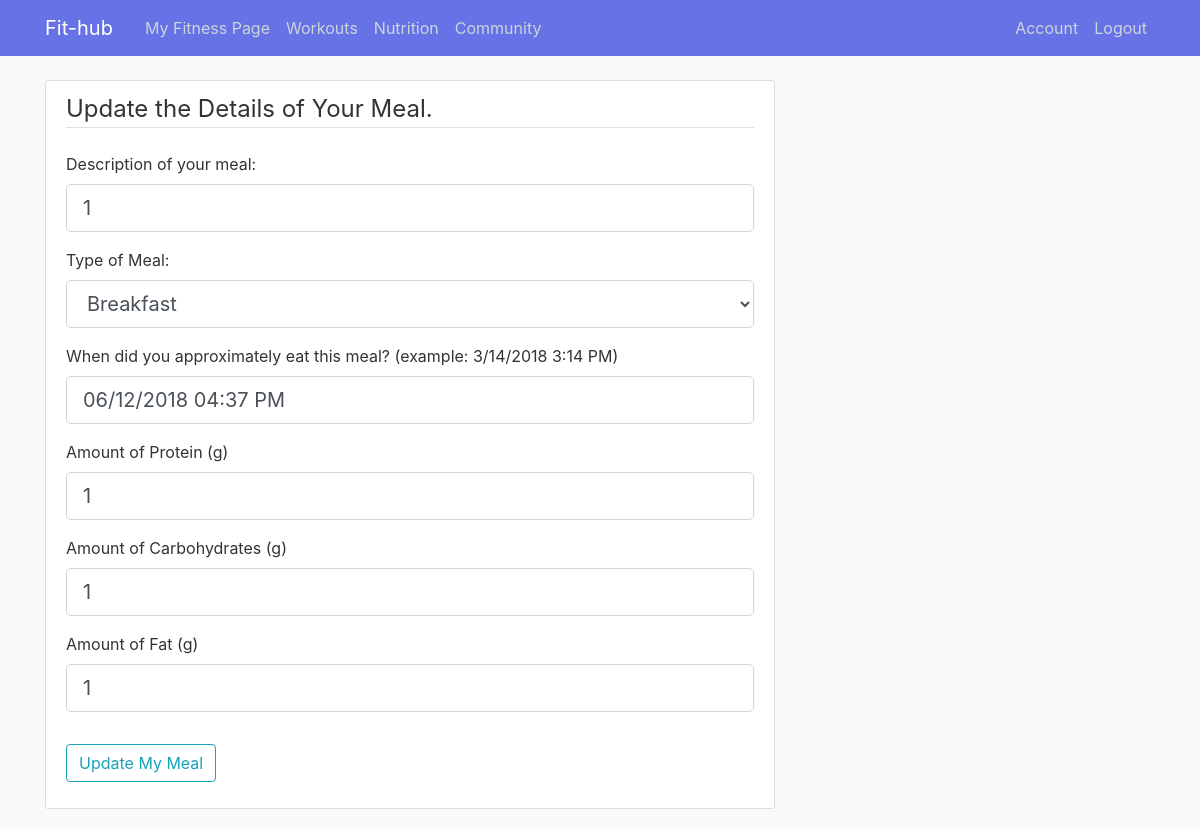
/nutrition/meal-log/1/update-meal (signed in), run on the app's committed database.
### main/models.py (models this page shows, shortened)
class Meal(db.Model):
    id = db.Column(db.Integer, unique = True, nullable = False, primary_key = True)
    description = db.Column(db.String(500), nullable = True, default = "No Description Given")
    food_type = db.Column(db.String, nullable = False, default = "other.jpg")
    time = db.Column(db.DateTime, nullable = False, default = datetime.now)
    protein = db.Column(db.Integer, nullable = False, default = 0)
    carbs = db.Column(db.Integer, nullable = False, default = 0)
    fat = db.Column(db.Integer, nullable = False, default = 0)
    calories = db.Column(db.Integer, nullable = True, default = 0)
    user_id = db.Column(db.Integer, db.ForeignKey('user.id'), nullable = False)

### main/routes.py (the view)
@app.route("/nutrition/meal-log/<int:meal_id>/update-meal", methods = ['GET', 'POST'])
@login_required
def update_meal(meal_id):
    meal = Meal.query.filter(Meal.user_id == current_user.id, Meal.id == meal_id).first()
    if meal.user != current_user:
        abort(403)
    form = MealForm()
    if form.validate_on_submit():
        meal.description = form.description.data
        meal.food_type = form.food_type.data
        meal.time = form.time.data
        meal.protein = form.protein.data
        meal.carbs = form.carbs.data
        meal.fat = form.fat.data
        meal.calories = 4*form.protein.data + 4*form.carbs.data + 9*form.fat.data
        db.session.commit()
        return redirect(url_for('meal_log'))
    elif request.method == 'GET':
        form.description.data = meal.description
        form.food_type.data = meal.food_type
        form.time.data = meal.time
        form.protein.data = meal.protein
        form.carbs.data = meal.carbs
        form.fat.data = meal.fat
    return render_template('update-meal.html', title = "Edit Your Meal", form = form)

### main/forms.py
class MealForm(FlaskForm):
    description = StringField('Description of your meal:')
    food_type = SelectField(u'Type of Meal:', choices=[('breakfast.jpg', 'Breakfast'), ('lunch.jpg', 'Lunch'), ('dinner.jpg', 'Dinner'),
        ('cheat_meal.jpg', 'Cheat Meal'), ('snack.jpg', 'Snack'), ('other.jpg', 'Other')],
        validators = [DataRequired()])
    time = DateTimeField("When did you approximately eat this meal? (example: 3/14/2018 3:14 PM)", format = '%m/%d/%Y %I:%M %p',
        default = datetime.now)
    protein = IntegerField("Amount of Protein (g)", validators = [InputRequired(), NumberRange(min = 0)])
    carbs = IntegerField("Amount of Carbohydrates (g)", validators = [InputRequired(), NumberRange(min = 0)])
    fat = IntegerField("Amount of Fat (g)", validators = [InputRequired(), NumberRange(min = 0)])
    submit = SubmitField("Add to My Log")
    update = SubmitField("Update My Meal")

### main/models.py (called while the page is built)
@login_manager.user_loader
def load_user(user_id):
    return User.query.get(int(user_id))

### main/templates/update-meal.html (shortened to what this page needs)
{% extends "layout2.html" %}
{% block content %}
    <div class = "content-section">
        <form method = "POST" action = "">
            <fieldset class = "form-group">
                <legend class = "border-bottom mb-4">Update the Details of Your Meal.</legend>
                <div class="form-group">
                    {{ form.description.label(class="form-control-label") }}
                    {% if form.description.errors %}
                        {{ form.description(class="form-control form-control-lg is-invalid") }}
                        <div class="invalid-feedback">
                            {% for error in form.description.errors %}
                                <span>{{ error }}</span>
                            {% endfor %}
                        </div>
                    {% else %}
                        {{ form.description(class="form-control form-control-lg") }}
                    {% endif %}
                </div>
                <div class="form-group">
                    {{ form.food_type.label(class="form-control-label") }}
                    {% if form.food_type.errors %}
                        {{ form.food_type(class="form-control form-control-lg is-invalid") }}
                        <div class="invalid-feedback">
                            {% for error in form.food_type.errors %}
                                <span>{{ error }}</span>
                            {% endfor %}
                        </div>
                    {% else %}
                        {{ form.food_type(class="form-control form-control-lg") }}
                    {% endif %}
                </div>
                <div class="form-group">
                    {{ form.time.label(class="form-control-label") }}
                    {% if form.time.errors %}
                        {{ form.time(class="form-control form-control-lg is-invalid") }}
                        <div class="invalid-feedback">
                            {% for error in form.time.errors %}
                                <span>{{ error }}</span>
                            {% endfor %}
                        </div>
                    {% else %}
                        {{ form.time(class="form-control form-control-lg") }}
                    {% endif %}
                </div>
                <div class="form-group">
                    {{ form.protein.label(class="form-control-label") }}
                    {% if form.protein.errors %}
                        {{ form.protein(class="form-control form-control-lg is-invalid") }}
                        <div class="invalid-feedback">
                            {% for error in form.protein.errors %}
                                <span>{{ error }}</span>
                            {% endfor %}
                        </div>
                    {% else %}
                        {{ form.protein(class="form-control form-control-lg") }}
                    {% endif %}
                </div>
                <div class="form-group">
                    {{ form.carbs.label(class="form-control-label") }}
                    {% if form.carbs.errors %}
                        {{ form.carbs(class="form-control form-control-lg is-invalid") }}
                        <div class="invalid-feedback">
                            {% for error in form.carbs.errors %}
                                <span>{{ error }}</span>
                            {% endfor %}
                        </div>
                    {% else %}
                        {{ form.carbs(class="form-control form-control-lg") }}
                    {% endif %}
                </div>
                <div class="form-group">
                    {{ form.fat.label(class="form-control-label") }}
                    {% if form.fat.errors %}
                        {{ form.fat(class="form-control form-control-lg is-invalid") }}
                        <div class="invalid-feedback">
                            {% for error in form.fat.errors %}
                                <span>{{ error }}</span>
                            {% endfor %}
                        </div>
                    {% else %}
                        {{ form.fat(class="form-control form-control-lg") }}
                    {% endif %}
                </div>
            </fieldset>
            <div class = "form-group">
                {{ form.update(class = "btn btn-outline-info")}}
            </div>
        </form>
    </div>
{% endblock content %}

### main/static/main.css (style rules this page uses)
body { background: #fafafa; color: #333333; margin-top: 5rem; list-style: none; }
.content-section { background: #ffffff; padding: 10px 20px; border: 1px solid #dddddd; border-radius: 3px; margin-bottom: 20px; }

### data on the page
Meal: description "1", food_type "Breakfast", time "06/12/2018 04:37 PM", protein "1", carbs "1", fat "1"
